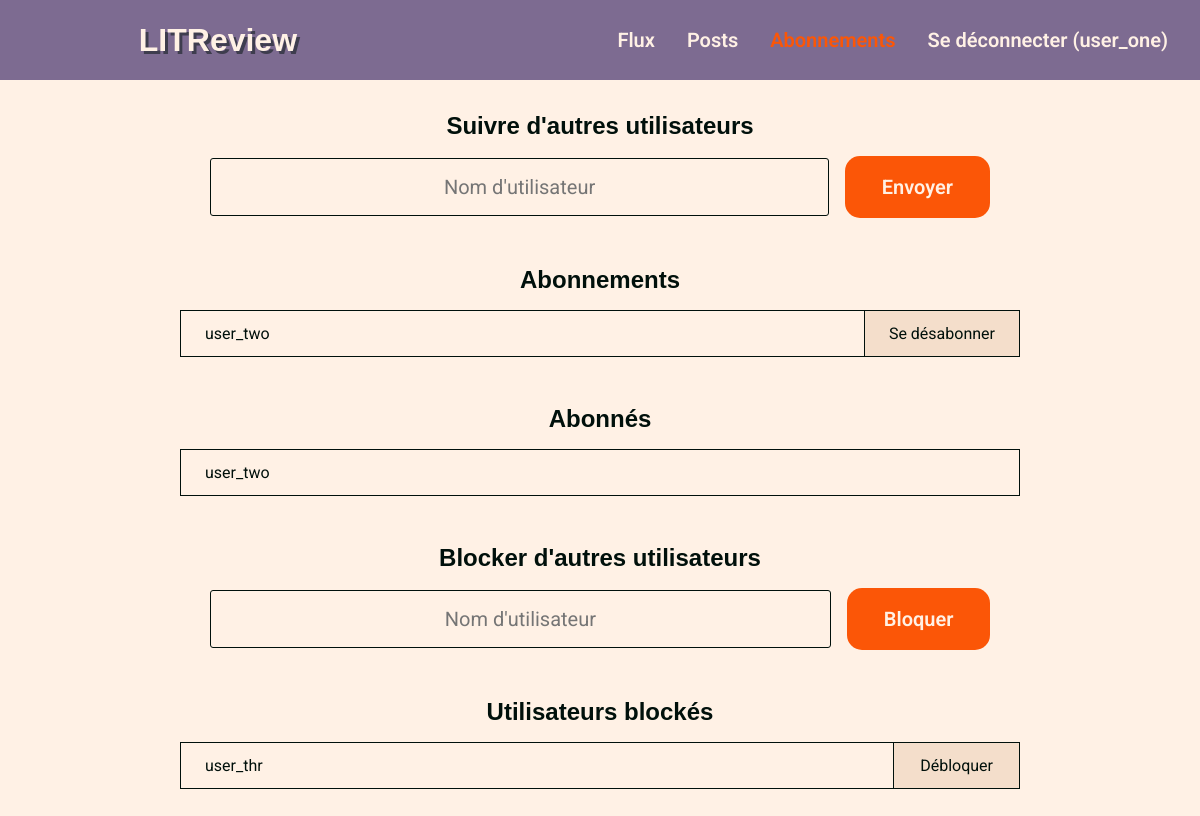
The app's page /subscription/follow/ (signed in) with its own data.
### myauth/models.py (models this page shows)
class User(AbstractUser):
    pass

### litrevu/models.py (models this page shows, shortened)
class UserFollow(models.Model):
    user = models.ForeignKey(
        to=settings.AUTH_USER_MODEL,
        on_delete=models.CASCADE,
        related_name='following'
    )
    followed_user = models.ForeignKey(
        to=settings.AUTH_USER_MODEL,
        on_delete=models.CASCADE,
        related_name='followed_by'
    )
    class Meta:
        unique_together = ('user', 'followed_user',)

class UserBlock(models.Model):
    user = models.ForeignKey(
        to=settings.AUTH_USER_MODEL,
        on_delete=models.CASCADE,
        related_name='blocking'
    )
    blocked_user = models.ForeignKey(
        to=settings.AUTH_USER_MODEL,
        on_delete=models.CASCADE,
        related_name='blocked_by'
    )
    class Meta:
        unique_together = ('user', 'blocked_user',)

### litrevu/views.py (the view, shortened to what this page needs)
class FollowView(BaseRelationView):
    """
    View for creating a relation of follower/followed between two users
    """

### litrevu/forms.py
class UserFollowForm(forms.Form):
    username = forms.CharField(
        max_length=128,
        label='',
        widget=forms.TextInput(
            attrs={'placeholder': "Nom d'utilisateur",
                   'class': 'newRelationBlock__input'}
        ),
    )

class UserBlockForm(forms.Form):
    username = forms.CharField(
        max_length=128,
        label='',
        widget=forms.TextInput(
            attrs={'placeholder': "Nom d'utilisateur",
                   'class': 'newRelationBlock__input'}
        ),
    )

### litrevu/views.py (called while the page is built)
    def get_context_data(self, request, follow_form=None, block_form=None):
        followed = (
            models.UserFollow.objects.filter(user=request.user).
            select_related('followed_user'))
        following = (
            models.UserFollow.objects.filter(followed_user=request.user).
            select_related('user'))
        blocked = (
            models.UserBlock.objects.filter(user=request.user).
            select_related('blocked_user'))
        if not follow_form:
            follow_form = self.form_class_follow()
        if not block_form:
            block_form = self.form_class_block()
        return {
            'followed': followed,
            'following': following,
            'blocked': blocked,
            'follow_form': follow_form,
            'block_form': block_form
        }

    def get(self, request):
        context = self.get_context_data(request)
        return render(request, self.template_name, context=context)

### templates/litrevu/subscription.html (shortened to what this page needs)
{% extends 'base.html' %}
{% block content %}
    <div class="subscriptionPage">
        <div class="newRelationBlock">
            <h2 class="newRelationBlock__title">Suivre d'autres utilisateurs</h2>
            <form method="POST" action="{% url 'follow' %}" class="newRelationBlock__form">
                {{ follow_form.as_p }}
                <button name="follow_submit" type="submit" role="button" class="newRelationBlock__button">Envoyer</button>
            </form>
        </div>
        <div class="relationBlock">
            <h2 class="relationBlock__title">Abonnements</h2>
            <table class="relationBlock__table">
            {% for follow in followed %}
                <tr class="relationBlock__tr">
                    <td class="relationBlock__td">
                        {{ follow.followed_user.username }}
                    </td>
                    <td class="relationBlock__td relationBlock__td--button">
                        <form method="post"
                              action="{% url 'follow_delete' follow.id %}"
                              class="relationBlock__form">
                            <button name="follow_delete_submit"
                                    role="button"
                                    type="submit"
                                    class="relationBlock__button">
                            Se désabonner
                            </button>
                        </form>
                    </td>
                </tr>
            {% endfor %}
            </table>
        </div>
        <div class="relationBlock">
            <h2 class="relationBlock__title">Abonnés</h2>
            <table class="relationBlock__table">
            {% for follow in following %}
                <tr class="relationBlock__tr">
                    <td class="relationBlock__td">
                        {{ follow.user.username }}
                    </td>
                </tr>
            {% endfor %}
            </table>
        </div>
        <div class="newRelationBlock">
            <h2 class="newRelationBlock__title">Blocker d'autres utilisateurs</h2>
            <form method="POST" action="{% url 'block' %}"  class="newRelationBlock__form">
                {{ block_form.as_p }}
                <button name="block_submit" type="submit" role="button" class="newRelationBlock__button">Bloquer</button>
            </form>
        </div>
        <div class="relationBlock">
            <h2 class="relationBlock__title">Utilisateurs blockés</h2>
            <table class="relationBlock__table">
            {% for block in blocked %}
                <tr class="relationBlock__tr">
                    <td class="relationBlock__td">
                        {{ block.blocked_user.username }}
                    </td>
                    <td class="relationBlock__td relationBlock__td--button">
                        <form method="post"
                              action="{% url 'block_delete' block.id %}"
                              class="relationBlock__form">
                            <button name="block_delete_submit"
                                    role="button"
                                    type="submit"
                                    class="relationBlock__button">
                            Débloquer
                            </button>
                        </form>
                    </td>
                </tr>
            {% endfor %}
            </table>
        </div>
    </div>
{% endblock content %}

### templates/base.html (shortened to what this page needs)
{% load static %}
<!DOCTYPE html>
<html lang="en">
    <head>
        <link rel="stylesheet" href="{% static 'css/style.css' %}">
    </head>
    <body>
        <nav class="navbar">
            <h1 onclick="location.href='{% url 'home' %}'" class="navbar__title">LITReview</h1>
            {% if user.is_authenticated %}
                <ul class="navbar__list">
                    <li class="navbar__li"><a href="{% url 'home' %}" class="navbar__link {% if request.path == '/home/' %}navbar__active{% endif %}">Flux</a></li>
                    <li class="navbar__li"><a href="{% url 'posts' %}" class="navbar__link {% if request.path == '/posts/' %}navbar__active{% endif %} ">Posts</a></li>
                    <li class="navbar__li"><a href="{% url 'follow' %}" class="navbar__link {% if '/subscription/' in request.path %}navbar__active{% endif %} ">Abonnements</a></li>
                    <li class="navbar__li"><a href="{% url 'logout' %}" class="navbar__link">Se déconnecter ({{ request.user.username }})</a></li>
                </ul>
            {% endif %}
        </nav>
        {% block content %}{% endblock content %}
    </body>
</html>

### mystatic/css/style.css (style rules this page uses)
html { overflow-y: scroll; }
* { margin: 0; padding: 0; box-sizing: border-box; }
body, a, button { font-family: "Roboto", sans-serif; }
body { display: flex; flex-direction: column; width: 100%; align-items: center; justify-content: center; background-color: #FFF1E5; color: #00100B; }
h1, h2, h3, h4, h5, h6 { font-family: "Poppins", sans-serif; }
.navbar { padding: 0 2rem; display: flex; align-items: center; justify-content: space-between; background: #7D6B91; height: 5rem; position: relative; width: 100%; color: #00100B; }
.navbar__title { font-weight: bold; font-size: 32px; line-height: 5rem; color: #FFF1E5; text-shadow: rgba(0, 16, 11, 0.5) 3px 3px; flex-grow: 1; text-align: center; cursor: pointer; }
.navbar__list { display: flex; list-style-type: none; align-items: center; gap: 2rem; flex-grow: 1; justify-content: flex-end; }
.navbar__li { transition: transform 100ms; padding: 2px 0; }
.navbar__link { text-decoration: none; color: #FFF1E5; font-weight: 600; font-size: 20px; }
.navbar__link:hover, .navbar__active { color: #FB5607; }
.subscriptionPage { display: flex; flex-direction: column; justify-content: center; align-items: center; gap: 3rem; padding: 2rem 0; width: 100%; }
.subscriptionPage .newRelationBlock { display: flex; flex-direction: column; justify-content: center; align-items: stretch; gap: 1rem; min-width: 65%; }
.subscriptionPage .newRelationBlock__title { text-align: center; }
.subscriptionPage .newRelationBlock__form { display: flex; flex-direction: row; justify-content: center; align-items: center; gap: 1rem; }
.subscriptionPage .newRelationBlock__form p { flex: 1; }
.subscriptionPage .newRelationBlock__input { all: unset; padding: 1rem 2rem; border: 1px solid #00100B; border-radius: 3px; font-size: 20px; box-sizing: border-box; width: 100%; text-align: center; }
.subscriptionPage .newRelationBlock__button { appearance: none; background-color: #FB5607; border: transparent; border-radius: 15px; color: #FFF1E5; cursor: pointer; display: inline-block; font-size: 20px; font-weight: 600; line-height: normal; margin: 0; min-height: 3rem; min-width: 0; outline: none; padding: 1.2rem 2.3rem; text-align: center; text-decoration: none; transition: all 300ms cubic-bezier(0.23, 1, 0.32, 1); user-select: none; -webkit-user-select: none; touch-action: manipulation; will-change: transform; }
.subscriptionPage .relationBlock { display: flex; flex-direction: column; justify-content: center; align-items: stretch; gap: 1rem; min-width: 70%; }
.subscriptionPage .relationBlock__title { text-align: center; }
.subscriptionPage .relationBlock__table { width: 100%; border-collapse: collapse; border: 1px solid #00100B; }
.subscriptionPage .relationBlock__form { height: 100%; display: flex; align-items: center; justify-content: center; margin: 0; }
.subscriptionPage .relationBlock__td { padding: 0.8rem 1.5rem; text-align: left; vertical-align: middle; border: 1px solid #00100B; font-size: 16px; }
.subscriptionPage .relationBlock__td--button { width: 15%; white-space: nowrap; background-color: #F4DECB; color: #00100B; cursor: pointer; transition: all 0.3s ease; }
.subscriptionPage .relationBlock__button { font-size: inherit; color: inherit; background-color: transparent; border: inherit; cursor: pointer; text-align: center; }

### records on screen
User: user.username "user_one"
UserFollow: followed_user.username "user_two"
UserFollow: user.username "user_two"
UserBlock: blocked_user.username "user_thr"
